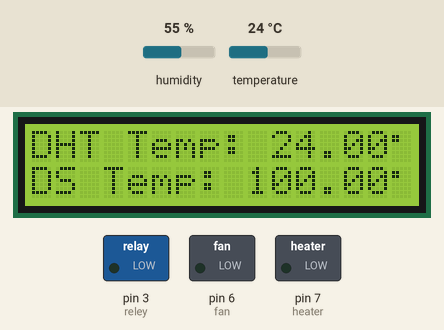
A sketch run on a simulated Arduino Uno, built with avr-gcc and run on an emulated ATmega328P. Shown: 16×2 character LCD, switched loads named in the sketch (green lamp = pin HIGH). The inputs (shaded band) are chosen by the test bench; at power-on: temperature 24 °C, humidity 55 %. What the sketch prints to the serial monitor is not drawn.

Above: at 1.2 s.
1.3 s: temperature set to 16 °C
At 4.9 s:
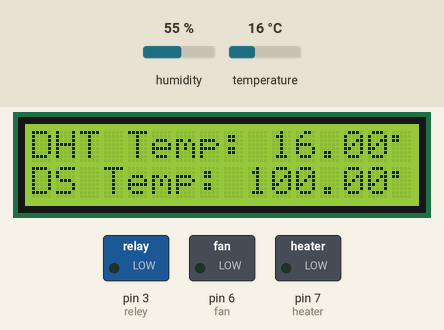
5.2 s: temperature set to 13 °C
At 7.7 s:
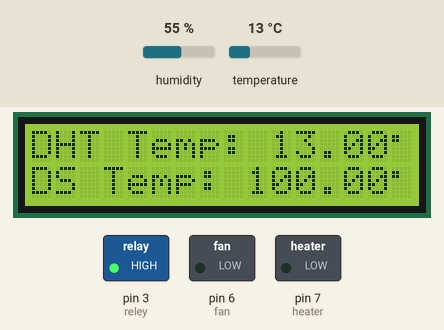
8.8 s: temperature set to 12 °C
At 12.9 s:
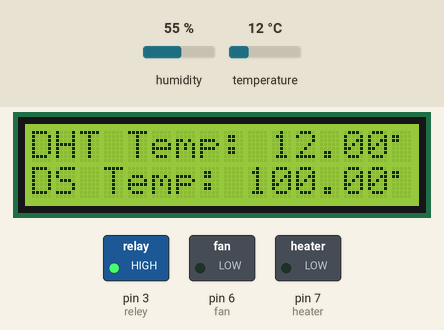
Timing chart, 0 to 14.4 s (numbered marks = the images above; inputs shaded):
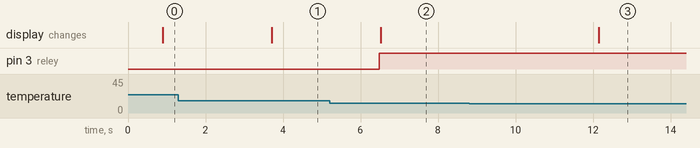

The sketch:

332.ino
```cpp
// #include "DHT.h"
// #include <LiquidCrystal_I2C.h>

// #define DHTPIN 4
// #define DHTTYPE DHT11
// DHT dht(DHTPIN, DHTTYPE);
// float temp = 0;
// float humi = 0;

// int lcdColumns = 16;
// int lcdRows = 2;
// //If 0x3f address is not work, then change the address to 0x27
// LiquidCrystal_I2C lcd (0x27, lcdColumns, lcdRows);

// int buzzer = 5;
// int fan = 6;
// int heater = 7;
// int rgb[3] = {9, 10, 11};

// uint8_t buzz[8] = {B00001, B00011, B00111, B11111, B11111, B00111, B00011, B00001};
// uint8_t degree[8] = {B00000, B11000, B11000, B00000, B00000, B00000, B00000, B00000};
// uint8_t tem[8] = {B00100, B01010, B01010, B01110, B01110, B11111, B11111, B01110};
// uint8_t hum[8] = {B00100, B00100, B01010, B01010, B10001, B10001, B10001, B01110};
// uint8_t fanEmoji[8] = {B00000, B11011, B11011, B00100, B11011, B11011, B00000, B00000};
// uint8_t heaterEmoji[8] = {B00000, B10001, B10001, B11111, B10001, B10001, B10001, B00000};

// void setup() {
//   // put your setup code here, to run once:
//   Serial.begin(9600);
//   dht.begin();
//   lcd.init();
//   lcd.backlight();

//   lcd.createChar(0, buzz);
//   lcd.createChar(1, degree);
//   lcd.createChar(2, tem);
//   lcd.createChar(3, hum);
//   lcd.createChar(4, fanEmoji);
//   lcd.createChar(5, heaterEmoji);

//   pinMode(fan, OUTPUT);
//   pinMode(heater, OUTPUT);
//   pinMode(buzzer, OUTPUT);
//   for (int i = 0; i < 3; i++) {
//     pinMode(rgb[i], OUTPUT);
//   }
//   int t = 100;
// delay(500);
//  for (int r = 0; r < 3; r++) {
//     setColor(148, 0, 211);
//     delay(t);
//     setColor(0, 0, 255);
//     delay(t);
//     setColor(0, 191, 255);
//     delay(t);
//     setColor(0, 255, 0);
//     delay(t);
//     setColor(255, 255, 0);
//     delay(t);
//     setColor(255, 127, 0);
//     delay(t);
//     setColor(255, 0, 0);
//     delay(t);
//   }
// }

// void loop() {
//   // put your main code here, to run repeatedly:
//   printData();
//   if (temp < 15 ) {
//     setColor(0, 0, 255);
//     analogWrite(fan, 0);
//     digitalWrite(heater, HIGH);

//     lcd.setCursor(14, 0);
//     lcd.write(0);
//     lcd.setCursor(15, 0);
//     lcd.write(5);

//     tone(buzzer, 1000);
//     delay(400);
//     noTone(buzzer);
//     delay(400);
//   }
//   else if (temp > 20 && temp < 25) {
//     setColor(255, 255, 255);
//     analogWrite(fan, 51);
//     lcd.setCursor(15, 0);
//     lcd.write(4);
// noTone(buzzer);
//   }
//   else if (temp > 25 && temp < 30) {
//     setColor(0, 255, 0);
//     analogWrite(fan, 102);
//     lcd.setCursor(15, 0);
//     lcd.write(4);
// noTone(buzzer);
//   }
//   else if (temp > 30 && temp < 35) {
//     setColor(255, 255, 0);
//     analogWrite(fan, 153);
//     lcd.setCursor(15, 0);
//     lcd.write(4);
//     noTone(buzzer);
//   }
//   else if (temp > 35 && temp < 40) {
//     setColor(255, 90, 0);
//     analogWrite(fan, 204);
//     lcd.setCursor(15, 0);
//     lcd.write(4);
//     noTone(buzzer);
//   }
//   else if (temp > 40 && temp < 50) {
//     setColor(255, 0, 0);
//     analogWrite(fan, 255);
//     lcd.setCursor(14, 0);
//     lcd.write(0);
//     lcd.setCursor(15, 0);
//     lcd.write(4);
//     tone(buzzer, 1000);
//   }
// }

// void printData() {

//   delay(2000);
//   lcd.clear();

//   temp = dht.readTemperature();
//   humi = dht.readHumidity();

//   if (isnan(temp) || isnan(humi)) {
//     Serial.println(F("Failed to read from DHT sensor!"));
//     return;
//   }
//   Serial.print(F("TEMP: "));
//   Serial.print(temp);
//   Serial.print("   ");
//   Serial.print(F("HUMI: "));
//   Serial.print(humi);
//   Serial.println(F(" %"));

//   lcd.setCursor(0, 0);
//   lcd.print(F("Temp: "));
//   lcd.print(temp);
//   lcd.write(1);
//   lcd.print(F("C"));

//   lcd.setCursor(0, 1);
//   lcd.print(F("Hum : "));
//   lcd.print(humi);
//   lcd.print(F(" %"));
// }

// void setColor(int r, int g, int b) {
//   analogWrite(rgb[0], r);
//   analogWrite(rgb[1], g);
//   analogWrite(rgb[2], b);
// }


#include "DHT.h"
#include <LiquidCrystal_I2C.h>
#include <OneWire.h>
#include <DallasTemperature.h>

#define DHTPIN 4 // DHT11 sensor pin
#define DHTTYPE DHT11
#define ONE_WIRE_BUS 5 // DS18B20 sensor pin

DHT dht(DHTPIN, DHTTYPE);
OneWire oneWire(ONE_WIRE_BUS);
DallasTemperature sensors(&oneWire);

float dhtTemp = 0;
float dsTemp = 100;

int lcdColumns = 16;
int lcdRows = 2;
LiquidCrystal_I2C lcd(0x27, lcdColumns, lcdRows); // LCD I2C address

// Define control pins
int reley = 3; //reley
int heater = 7; //heater
int fan = 6; //fan

uint8_t degree[8] = {B00000, B11000, B11000, B00000, B00000, B00000, B00000, B00000};

void setup() {
  Serial.begin(9600);
  dht.begin();
  sensors.begin();

  lcd.init();
  lcd.backlight();
  lcd.createChar(1, degree);

  pinMode(reley, OUTPUT);
  pinMode(heater, OUTPUT);
  pinMode(fan, OUTPUT);
}

void loop() {
  dhtTemp = dht.readTemperature();
  sensors.requestTemperatures(); // Send the command to get temperatures
//   dsTemp = sensors.getTempCByIndex(0);

  if (isnan(dhtTemp) || isnan(dsTemp)) {
    Serial.println(F("Failed to read from sensors!"));
    return;
  }

  // Implementing the specified logic
  if (dhtTemp < 15 && dsTemp > 50) {
    digitalWrite(reley, HIGH);
    digitalWrite(heater, LOW);
    digitalWrite(fan, LOW);
  } else if (dhtTemp > 45) {
    digitalWrite(reley, LOW);
    digitalWrite(heater, LOW);
    digitalWrite(fan, HIGH);
  } else if (dhtTemp < 15 && dsTemp < 50) {
    digitalWrite(reley, LOW);
    digitalWrite(heater, HIGH);
    digitalWrite(fan, LOW);
  } else {
    // Default state when none of the conditions are met
    digitalWrite(reley, LOW);
    digitalWrite(heater, LOW);
    digitalWrite(fan, LOW);
  }

  // Display data on LCD
  lcd.clear();
  lcd.setCursor(0, 0);
  lcd.print(F("DHT Temp: "));
  lcd.print(dhtTemp);
  lcd.write(1); // degree symbol
  lcd.print(F("C"));

  lcd.setCursor(0, 1);
  lcd.print(F("DS Temp: "));
  lcd.print(dsTemp);
  lcd.write(1); // degree symbol
  lcd.print(F("C"));

  // Serial print for debugging
  Serial.print(F("DHT Temp: "));
  Serial.print(dhtTemp);
  Serial.print(F(" C, DS Temp: "));
  Serial.print(dsTemp);
  Serial.println(F(" C"));

  delay(2000); // Delay for stability
}
```

Measured:
- the behaviour switches between 15 and 14 °C on temperature (found by bisection; images 1 and 2)
- after the input at 1.3 s, the display: changes after 2.4 s (image 1)
- after the input at 5.2 s, pin 3 (reley): LOW → HIGH after 1.3 s; the display: changes after 1.3 s (image 2)
- after the input at 8.8 s, the display: changes after 3.4 s (image 3)
